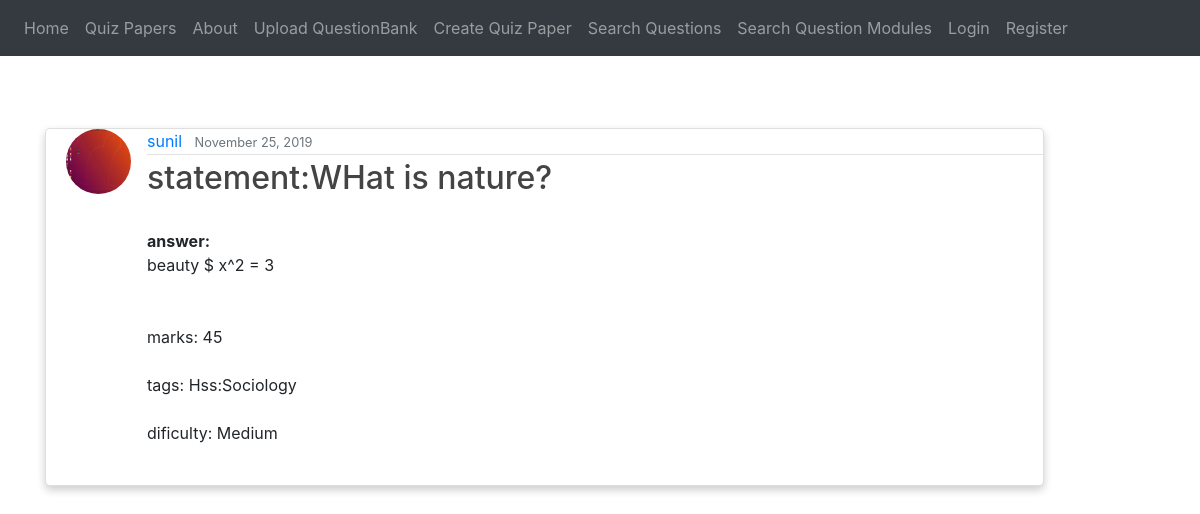
The page /post/19/ on the database as committed earlier.
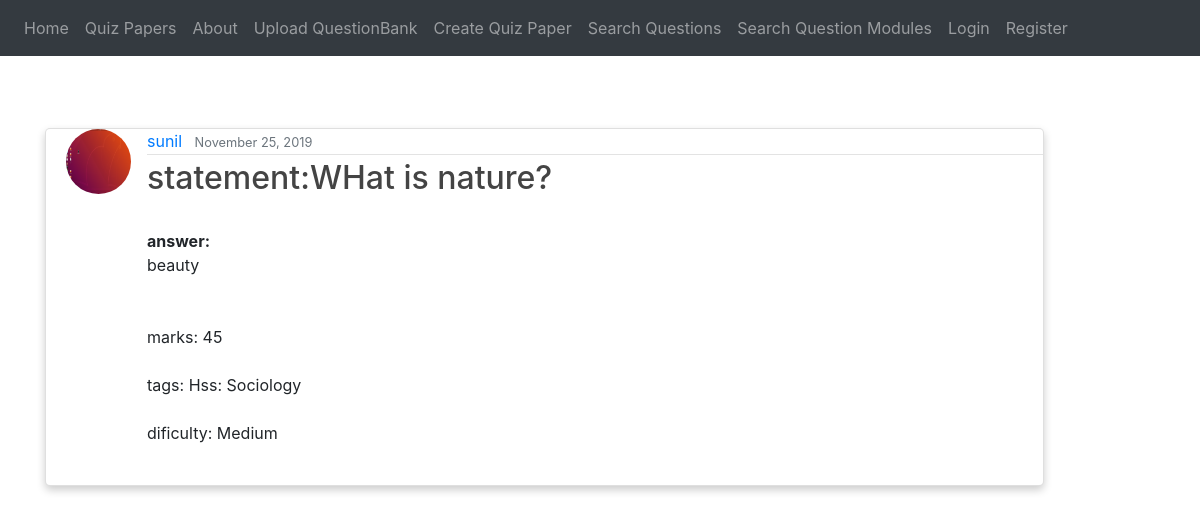
The same page on the database as committed later.
### blog/models.py (models this page shows, shortened)
class Question(models.Model):
    date_posted = models.DateTimeField(default=timezone.now)
    author = models.ForeignKey(User, on_delete=models.CASCADE) #If the user is deleted, its post will also be deleted
    statement = models.TextField()
    answer = models.TextField(blank=True, null=True)
    marks = models.PositiveIntegerField()
    chapter_tag = models.CharField(max_length=1000)
    section_tag = models.CharField(max_length=1000)
    parent = models.PositiveIntegerField(null=True)
    isRoot = models.IntegerField()
    difficulty_Choices = (("Easy","Easy"),("Medium", "Medium"), ("Hard","Hard"))
    difficulty = models.CharField(max_length=9, choices=difficulty_Choices, default="Medium")
    formfield_overrides = {
        models.CharField : {'widget': TextInput(attrs={'size':20})},
        models.TextField : {'widget': Textarea(attrs={'rows':4, 'cols':40})}
    }

### users/models.py (models this page shows, shortened)
class Profile(models.Model):
    user = models.OneToOneField(User, on_delete=models.CASCADE)
    image = models.ImageField(default='default.jpg', upload_to='profile_pics',
                              validators=[FileExtensionValidator(allowed_extensions=['jpg', 'png'])])

### blog/views.py (the view)
# urls.py: path('post/<int:pk>/', QuestionDetailView.as_view(), name='post-detail'),
class QuestionDetailView(DetailView):
    model = Question
    template_name = 'blog/question_detail.html'
    def get_context_data(self, **kwargs):
        context = super().get_context_data(**kwargs)
        context['title'] = "Question Details"
        return context

### blog/templates/blog/question_detail.html (shortened to what this page needs)
{% extends "blog/base.html" %}
{% block content %}
<br>
<br><br>
  <div class="card">
  <article class="media content-section">
    <img class="rounded-circle article-img" width="10%" height="10%" src="{{ object.author.profile.image.url }}">
    <div class="media-body">
      <div class="article-metadata">
        <a class="mr-2" href="{{ request.scheme }}://{{ request.get_host }}{% url 'profile' %}">{{ object.author }}</a>
        <small class="text-muted">{{ object.date_posted|date:"F d, Y" }}</small>
        </div>
        <h2 class="article-title">statement:{{ object.statement }}</h2>
      <p class="article-content">
        <b>answer:</b><br>{{ object.answer }}<br><br>
        marks: {{ object.marks }}<br>
        tags: {{ object.chapter_tag }}:{{ object.section_tag}} <br>
        dificulty: {{ object.difficulty }}<br>
      </p>
      </div>
  </article>
  </div>
{% endblock content %}

Rows that differ between the two databases and show on the page:
changed Question "WHat is nature?": answer "beauty $ x^2 = 3" → "beauty"
